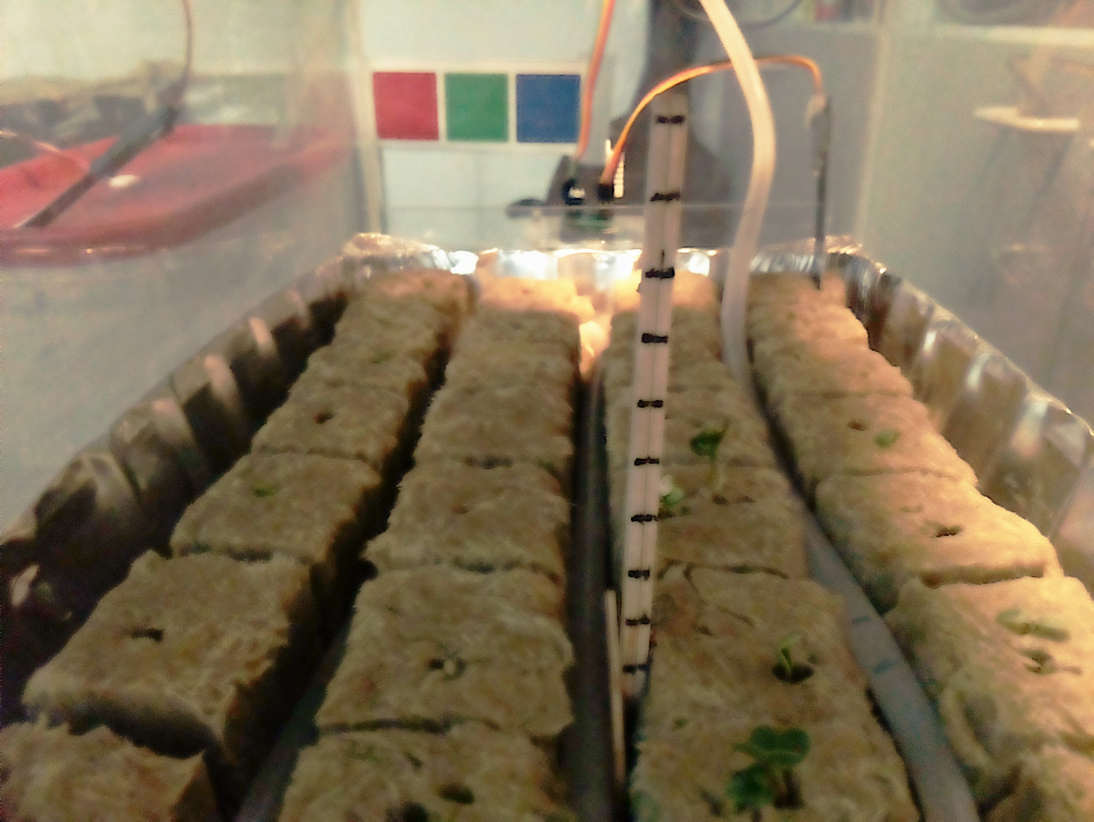
#> input picture agents/CV Assignment/images/day02.jpg, 3280 x 2464 px (shown at 1/3 size); its folder holds only this picture in this run
$ python -i vision.py   (imports and definitions only)   (older library calls are emulated)
#> lines starting #> are read from the running program, lines starting #| are printed output that depends on the picture; after the words box and inside, x2 and y2 are one past the last pixel; in counts of white or black regions, pixels touching at a corner belong together
### agents/CV Assignment/filterColor.py
#!/usr/bin/env python
import numpy as np
import cv2
from cv_utils import *
import argparse

wait_time = 100

def noop(dummy): pass

class Filter:
    # Range is (name, min, max, min0, max0) (last 2 are optional)
    ranges = None
    transform_type = None

    def __init__(self, range1, range2, range3, transform_type=None):
        self.transform_type = transform_type
        self.ranges = []
        self.ranges.append(range1)
        self.ranges.append(range2)
        self.ranges.append(range3)
        for i in range(3):
            if (len(self.ranges[i]) == 3):
                self.ranges[i] += self.ranges[i][1:3]

    def transform (self, image):
        return (image if not self.transform_type else
                cv2.cvtColor(image, self.transform_type))

filtersG = {'BGR' : Filter(['B', 0, 255], ['G', 0, 255], ['R', 0, 255]),
            'HSV' : Filter(['H', 0, 200, 0, 179], ['S', 0, 255], ['V', 0, 255],
                           cv2.COLOR_BGR2HSV),
            'LAB' : Filter(['L', 0, 255], ['A', 0, 255], ['B', 0, 255],
                           cv2.COLOR_BGR2LAB),
            'LUV' : Filter(['L', 0, 255], ['U', 0, 255], ['V', 0, 255],
                           cv2.COLOR_BGR2LUV),
            'XYZ' : Filter(['X', 0, 255], ['Y', 0, 255], ['Z', 0, 255],
                           cv2.COLOR_BGR2XYZ),
            'YCrCb' : Filter(['Y', 16, 235], ['Cr', 16, 250], ['Cb', 16, 240],
                           cv2.COLOR_BGR2YCrCb),
            'YUV' : Filter(['Y', 0, 255], ['U', 0, 255], ['V', 0, 255],
                           cv2.COLOR_BGR2YUV),
            }
#> further down, picture is the input picture: shape (2464, 3280, 3); mean B, G, R 87.7, 113.8, 130.3

# Transform a BGR image into another image, depending on the color_space
def transformFromBGR(image, color_space):
    if (not color_space in filtersG.keys()):
        print("ERROR: Unknown filter: %s" %color_space)
        exit()
    return (image if color_space == 'BGR' else
            cv2.cvtColor(image, filtersG[color_space].transform_type))

# Interactive GUI to set color space parameters to mask out certain portions
# [75 lines left out: functions filterImage, createMask, createMaskHSV, not called in this run]

# [10 lines that do not run on import are left out]

### agents/CV Assignment/vision.py
import numpy as np
import cv2
from cv_utils import *
from filterColor import createMask, transformFromBGR

# [4 lines left out: function gamma_correction, not called in this run]

# Detect the plants in the image. Return a mask (black/white mask, where 0
# indicates no plants and 255 indicates plants)
def classifyFoliage(image, color_corrected=False):
    foliage_mask = np.zeros(image.shape[0:2], np.uint8)
    # Your code goes here:
    # Create a mask that has 255 where there is part of a plant in the image
    #   and 0 everywhere else
    # 24 73  108 255 30 207
    low_hsv = np.array([24, 108, 30])
    high_hsv = np.array([73,255,207])
    if color_corrected:
        #print("color corrected")
        low_hsv = np.array([31, 80, 54])
        high_hsv = np.array([79,231,236])
        smoothed = cv2.medianBlur(image, 5)
        smoothed = transformFromBGR(smoothed, "HSV")
        foliage_mask = cv2.inRange(smoothed, low_hsv, high_hsv)

    else:
        smoothed = cv2.medianBlur(image, 5)
        hsv_smoothed = transformFromBGR(smoothed, "HSV")
        #cv2.imshow("wndow", hsv_smoothed)
        #cv2.waitKey(0)
        foliage_mask = cv2.inRange(hsv_smoothed, low_hsv, high_hsv)
    return cv2.medianBlur(foliage_mask,7)

# Given the foliage mask (as would be returned from classifyFoliage),
#   return the height in cms the tallest plant that crosses in front
#   of the measuring stick. Return None if no foliage overlaps the stick
# [89 lines left out: function measureHeight, not called in this run]

# Use the color calibration squares to find a transformation that will
#   color-correct the image such that the mean values of the calibration
#   squares are the given "goal" colors.
# Return the color-corrected image
def colorCorrect(image, blue_goal, green_goal, red_goal):
    # Your code goes here:
    # Find a transform c' = T c, c is the pixel value in the image,
    #   c' is the transformed pixel, and T is the 3x3 transformation matrix
    # Do this by solving d = A x, as per the lecture notes.
    # Note that while the lecture notes describe an affine (3x4) transform,
    #  here we have only 3 colors, so it has to be a Euclidean (3x3) tranform

    A = np.zeros((9, 9), np.float)
    redpatch = cv2.medianBlur(image[236:411, 1132:1294], 11) #needs to correspond to redgoal
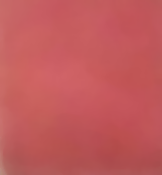
#> redpatch: shape (175, 162, 3); mean B, G, R 91.6, 89.8, 193.4
    greenpatch = cv2.medianBlur(image[240:406, 1346:1500], 11)
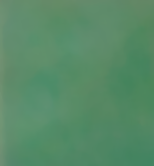
#> greenpatch: shape (166, 154, 3); mean B, G, R 103.1, 138.4, 87.2
    bluepatch = cv2.medianBlur(image[240:419, 1561:1718],11)
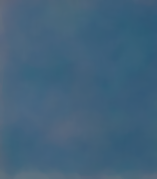
#> bluepatch: shape (179, 157, 3); mean B, G, R 123, 98.1, 65.7

    rptchr = np.mean(redpatch[:,:,2])
#> rptchr = 193.4
    rptchg = np.mean(redpatch[:,:,1])
#> rptchg = 89.83
    rptchb = np.mean(redpatch[:,:,0])
#> rptchb = 91.6
    rgb1 = np.array([rptchb, rptchg, rptchr])
#> rgb1 = [91.6, 89.83, 193.4]

    gptchr = np.mean(greenpatch[:,:,2])
#> gptchr = 87.22
    gptchg = np.mean(greenpatch[:,:,1])
#> gptchg = 138.4
    gptchb = np.mean(greenpatch[:,:,0])
#> gptchb = 103.1
    rgb2 = np.array([gptchb, gptchg, gptchr])
#> rgb2 = [103.1, 138.4, 87.22]

    bptchr = np.mean(bluepatch[:,:,2])
#> bptchr = 65.74
    bptchg = np.mean(bluepatch[:,:,1])
#> bptchg = 98.13
    bptchb = np.mean(bluepatch[:,:,0])
#> bptchb = 123
    rgb3 = np.array([bptchb, bptchg, bptchr])
#> rgb3 = [123, 98.13, 65.74]

    A[0,0:3] = rgb3
    A[1,3:6] = rgb3
    A[2,6:9] = rgb3

    A[3,0:3] = rgb2
    A[4,3:6] = rgb2
    A[5,6:9] = rgb2

    A[6,0:3] = rgb1
    A[7,3:6] = rgb1
    A[8,6:9] = rgb1

    # Your code goes here:
    # Fill in the rows of the matrix, according to the notes


    d = np.zeros((1,9))
    # Your code goes here:
    # Fill in the d vector with the "goal" colors
    d[0, 0:3] = blue_goal
    d[0, 3:6] = green_goal
    d[0, 6:9] = red_goal

    x = np.matmul(np.matmul(np.linalg.pinv(np.matmul(A.T, A)), A.T), d.T)
    T = x.reshape((3,3))

    corrected_image = image.copy()
    # Your code goes here:
    # Apply the transform to the pixels of the image and return the new image
   # cv2.imshow("window1", image)
    reshaped = corrected_image.reshape((image.shape[0]*image.shape[1],image.shape[2]))
    corrected_image= np.dot(T, reshaped.T).T.reshape(image.shape)
    return np.uint8(corrected_image)
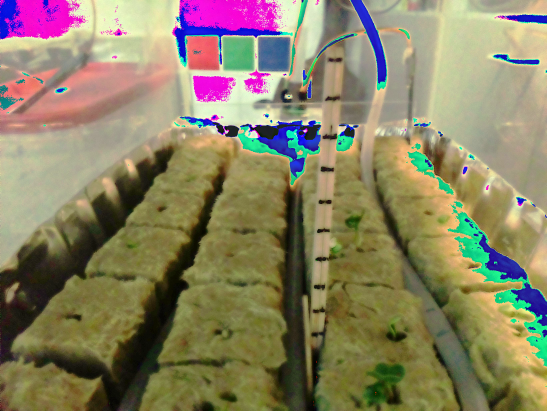
#> returned value: shape (2464, 3280, 3) (shown at 1/6 size); mean of channels 0, 1, 2 99.4, 129, 137.9; drawn as B, G, R

def classifyFoliageCorrected(image):
    # You can use these as "ground truth" or substitute your own
    blue_goal =  [144, 102, 67]
    green_goal = [120, 181, 91]
    red_goal =   [104, 97, 239]

    # colorCorrect the image and then use classifyFoliage to
    corrected_image = colorCorrect(image, blue_goal, green_goal, red_goal)
    # detect the plants in the image
    # note that you will probably need to change the filter values to
    #   work well for the color-corrected images
    foliage_mask = classifyFoliage(corrected_image, color_corrected = True)
#> in classifyFoliage, `foliage_mask = cv2.inRange(smoothed, low_hsv, high_hsv)`:
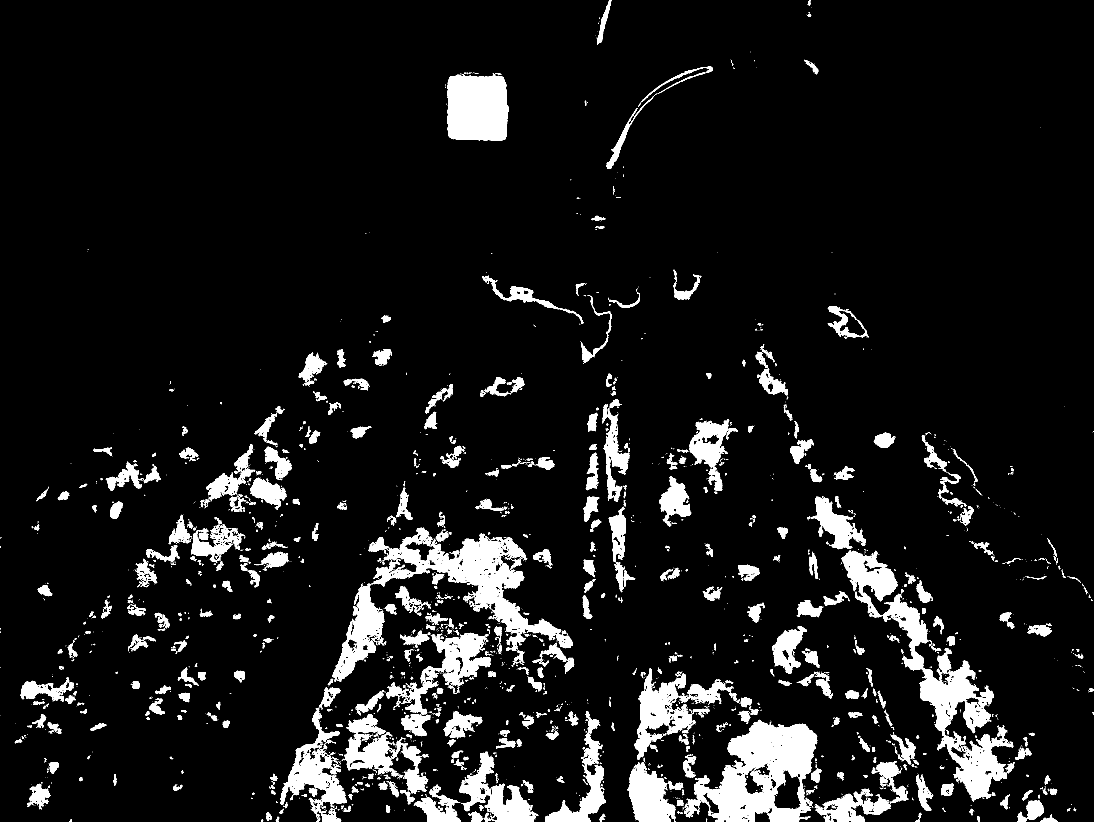
#> foliage_mask: shape (2464, 3280) (shown at 1/3 size); 8.4% white; 3005 white regions (2236 under 20 px), largest, box (x1, y1, x2, y2) and area: (2525, 1651, 3040, 2404) 67582, (2052, 2159, 2452, 2464) 62512, (1106, 1583, 1719, 1953) 53062
#> in classifyFoliage, `return cv2.medianBlur(foliage_mask,7)`:
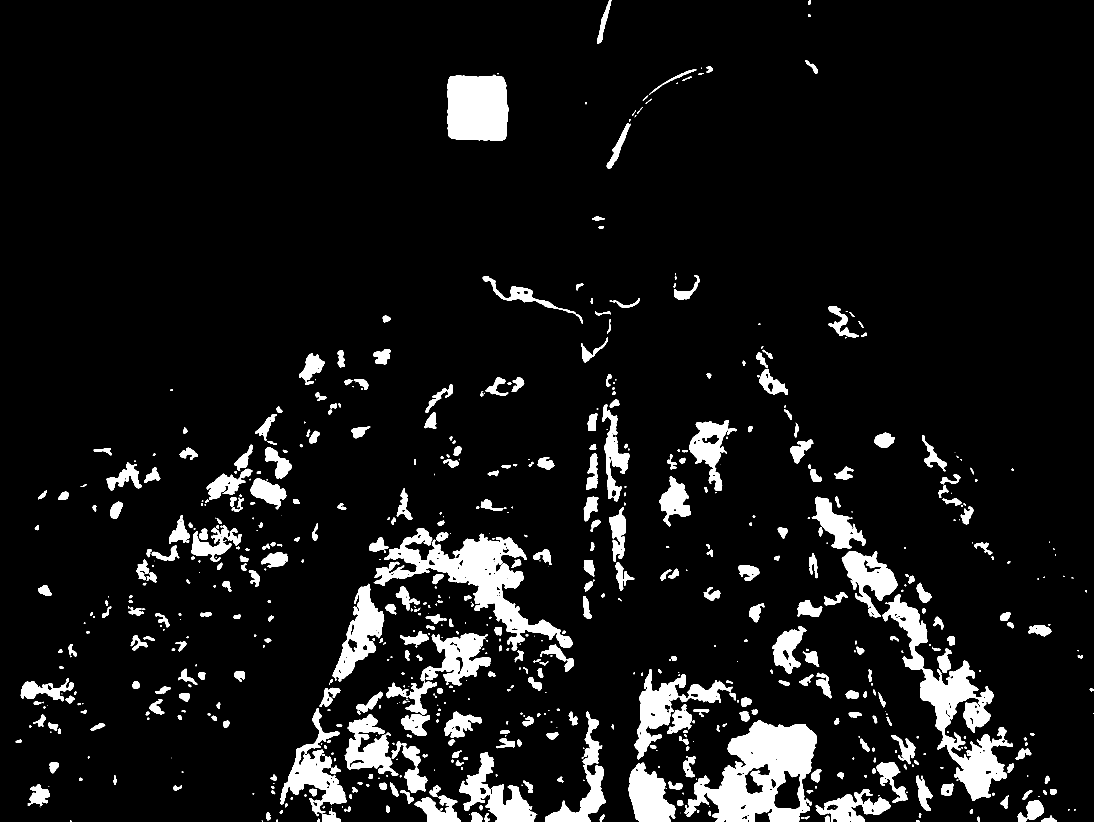
#> returned value: shape (2464, 3280) (shown at 1/3 size); 8.2% white; 725 white regions (174 under 20 px), largest, box (x1, y1, x2, y2) and area: (2054, 2160, 2451, 2464) 62835, (1121, 1584, 1718, 1952) 53924, (2647, 1783, 3039, 2402) 53787
    return foliage_mask

>>> import cv2
>>> picture = cv2.imread('images/day02.jpg')
>>> result = classifyFoliageCorrected(picture)

$ run again, on agents/CV Assignment/images/day05.jpg
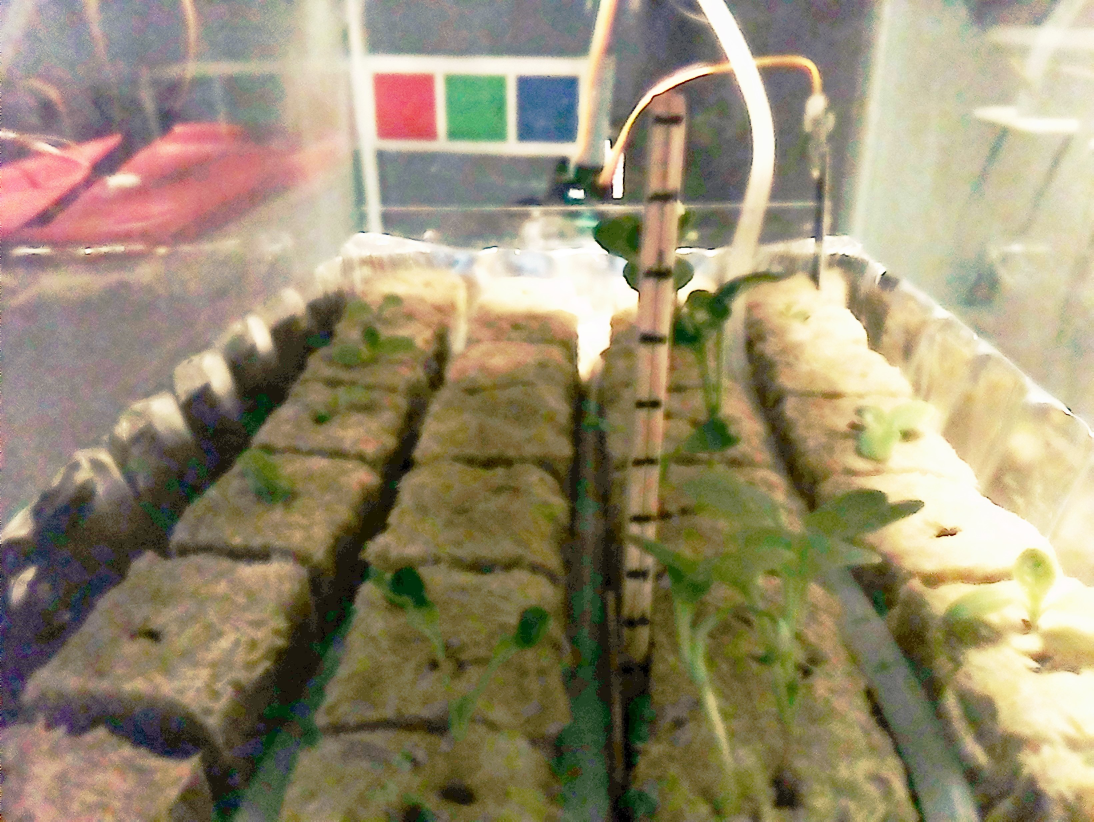
#> input picture agents/CV Assignment/images/day05.jpg, 3280 x 2464 px (shown at 1/3 size)
#> picture is the input picture: shape (2464, 3280, 3); mean B, G, R 112.6, 140.4, 151.8
#> in colorCorrect, `bluepatch = cv2.medianBlur(image[240:419, 1561:1718],11)`:
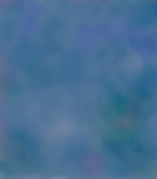
#> bluepatch: shape (179, 157, 3); mean B, G, R 147.4, 110.8, 71.3
#> rptchr = 233.1
#> rptchg = 97.3
#> rptchb = 109.5
#> rgb1 = [109.5, 97.3, 233.1]
#> gptchr = 89.02
#> gptchg = 174.9
#> gptchb = 118.3
#> rgb2 = [118.3, 174.9, 89.02]
#> bptchr = 71.35
#> bptchg = 110.8
#> bptchb = 147.4
#> rgb3 = [147.4, 110.8, 71.35]
#> foliage_mask: shape (2464, 3280); 7.6% white; 1514 white regions (1130 under 20 px), largest, box (x1, y1, x2, y2) and area: (1928, 1379, 2756, 2182) 193849, (1632, 1874, 1830, 2464) 49246, (1336, 228, 1519, 422) 32065
#> in classifyFoliage, `return cv2.medianBlur(foliage_mask,7)`:
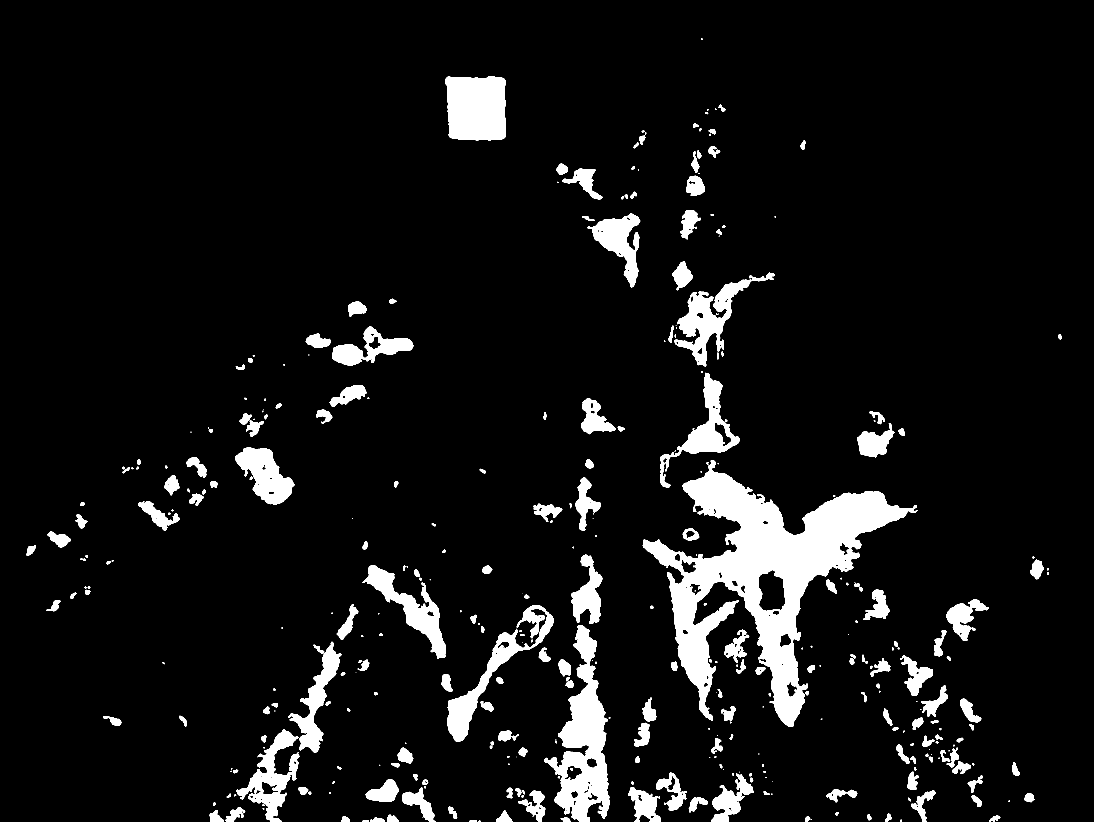
#> returned value: shape (2464, 3280) (shown at 1/3 size); 7.5% white; 373 white regions (83 under 20 px), largest, box (x1, y1, x2, y2) and area: (1928, 1381, 2753, 2180) 194945, (1632, 1875, 1829, 2464) 49578, (1336, 229, 1518, 421) 32034
